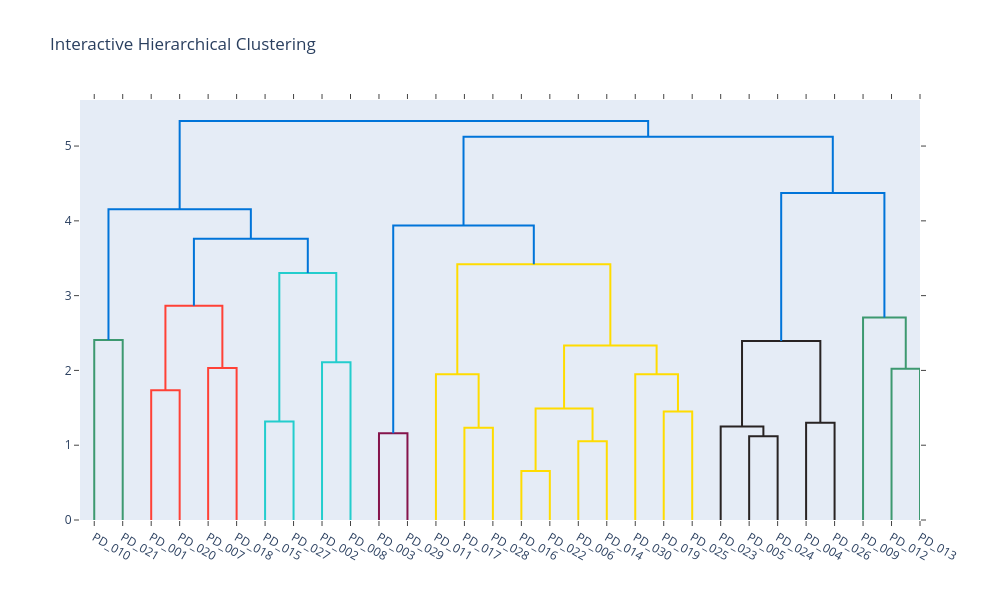

The cell this chart's notebook holds for it:
### Code cell
# 4. 动态分层聚类（gif生成代码框架，需实际数据）
if False:  # 实际使用时改为True
    from matplotlib.animation import FuncAnimation
    fig, ax = plt.subplots(figsize=(10, 8))
    
    def update(frame):
        ax.clear()
        partial_linkage = hierarchy.linkage(data_scaled[:frame*5+5], method='ward')
        hierarchy.dendrogram(partial_linkage, ax=ax)
        ax.set_title(f'Sequential Clustering (n={frame*5+5})', fontweight='bold')
    
    ani = FuncAnimation(fig, update, frames=6, interval=1000)
    ani.save('dynamic_clustering.gif', writer='pillow', dpi=150)
    # 交互式分层聚类（需plotly）
import plotly.figure_factory as ff
fig = ff.create_dendrogram(data_scaled, labels=pivot_df.index.values)
fig.update_layout(width=1000, height=600, title='Interactive Hierarchical Clustering')
fig.show()

### Figure 1 — Plotly figure (JSON) as saved in the notebook; plotly's stock layout.template omitted (floating-point values rounded to 4 significant figures)
{"data": [{"hoverinfo": "text", "marker": {"color": "rgb(61,153,112)"}, "mode": "lines", "type": "scatter", "x": [5, 5, 15, 15], "xaxis": "x", "y": [0, 2.406, 2.406, 0], "yaxis": "y"}, {"hoverinfo": "text", "marker": {"color": "rgb(255,65,54)"}, "mode": "lines", "type": "scatter", "x": [25, 25, 35, 35], "xaxis": "x", "y": [0, 1.736, 1.736, 0], "yaxis": "y"}, {"hoverinfo": "text", "marker": {"color": "rgb(255,65,54)"}, "mode": "lines", "type": "scatter", "x": [45, 45, 55, 55], "xaxis": "x", "y": [0, 2.033, 2.033, 0], "yaxis": "y"}, {"hoverinfo": "text", "marker": {"color": "rgb(255,65,54)"}, "mode": "lines", "type": "scatter", "x": [30, 30, 50, 50], "xaxis": "x", "y": [1.736, 2.866, 2.866, 2.033], "yaxis": "y"}, {"hoverinfo": "text", "marker": {"color": "rgb(35,205,205)"}, "mode": "lines", "type": "scatter", "x": [65, 65, 75, 75], "xaxis": "x", "y": [0, 1.316, 1.316, 0], "yaxis": "y"}, {"hoverinfo": "text", "marker": {"color": "rgb(35,205,205)"}, "mode": "lines", "type": "scatter", "x": [85, 85, 95, 95], "xaxis": "x", "y": [0, 2.11, 2.11, 0], "yaxis": "y"}, {"hoverinfo": "text", "marker": {"color": "rgb(35,205,205)"}, "mode": "lines", "type": "scatter", "x": [70, 70, 90, 90], "xaxis": "x", "y": [1.316, 3.304, 3.304, 2.11], "yaxis": "y"}, {"hoverinfo": "text", "marker": {"color": "rgb(0,116,217)"}, "mode": "lines", "type": "scatter", "x": [40, 40, 80, 80], "xaxis": "x", "y": [2.866, 3.761, 3.761, 3.304], "yaxis": "y"}, {"hoverinfo": "text", "marker": {"color": "rgb(0,116,217)"}, "mode": "lines", "type": "scatter", "x": [10, 10, 60, 60], "xaxis": "x", "y": [2.406, 4.154, 4.154, 3.761], "yaxis": "y"}, {"hoverinfo": "text", "marker": {"color": "rgb(133,20,75)"}, "mode": "lines", "type": "scatter", "x": [105, 105, 115, 115], "xaxis": "x", "y": [0, 1.16, 1.16, 0], "yaxis": "y"}, {"hoverinfo": "text", "marker": {"color": "rgb(255,220,0)"}, "mode": "lines", "type": "scatter", "x": [135, 135, 145, 145], "xaxis": "x", "y": [0, 1.232, 1.232, 0], "yaxis": "y"}, {"hoverinfo": "text", "marker": {"color": "rgb(255,220,0)"}, "mode": "lines", "type": "scatter", "x": [125, 125, 140, 140], "xaxis": "x", "y": [0, 1.95, 1.95, 1.232], "yaxis": "y"}, {"hoverinfo": "text", "marker": {"color": "rgb(255,220,0)"}, "mode": "lines", "type": "scatter", "x": [155, 155, 165, 165], "xaxis": "x", "y": [0, 0.6568, 0.6568, 0], "yaxis": "y"}, {"hoverinfo": "text", "marker": {"color": "rgb(255,220,0)"}, "mode": "lines", "type": "scatter", "x": [175, 175, 185, 185], "xaxis": "x", "y": [0, 1.054, 1.054, 0], "yaxis": "y"}, {"hoverinfo": "text", "marker": {"color": "rgb(255,220,0)"}, "mode": "lines", "type": "scatter", "x": [160, 160, 180, 180], "xaxis": "x", "y": [0.6568, 1.489, 1.489, 1.054], "yaxis": "y"}, {"hoverinfo": "text", "marker": {"color": "rgb(255,220,0)"}, "mode": "lines", "type": "scatter", "x": [205, 205, 215, 215], "xaxis": "x", "y": [0, 1.452, 1.452, 0], "yaxis": "y"}, {"hoverinfo": "text", "marker": {"color": "rgb(255,220,0)"}, "mode": "lines", "type": "scatter", "x": [195, 195, 210, 210], "xaxis": "x", "y": [0, 1.949, 1.949, 1.452], "yaxis": "y"}, {"hoverinfo": "text", "marker": {"color": "rgb(255,220,0)"}, "mode": "lines", "type": "scatter", "x": [170, 170, 202.5, 202.5], "xaxis": "x", "y": [1.489, 2.334, 2.334, 1.949], "yaxis": "y"}, {"hoverinfo": "text", "marker": {"color": "rgb(255,220,0)"}, "mode": "lines", "type": "scatter", "x": [132.5, 132.5, 186.2, 186.2], "xaxis": "x", "y": [1.95, 3.421, 3.421, 2.334], "yaxis": "y"}, {"hoverinfo": "text", "marker": {"color": "rgb(0,116,217)"}, "mode": "lines", "type": "scatter", "x": [110, 110, 159.4, 159.4], "xaxis": "x", "y": [1.16, 3.937, 3.937, 3.421], "yaxis": "y"}, {"hoverinfo": "text", "marker": {"color": "rgb(40,35,35)"}, "mode": "lines", "type": "scatter", "x": [235, 235, 245, 245], "xaxis": "x", "y": [0, 1.121, 1.121, 0], "yaxis": "y"}, {"hoverinfo": "text", "marker": {"color": "rgb(40,35,35)"}, "mode": "lines", "type": "scatter", "x": [225, 225, 240, 240], "xaxis": "x", "y": [0, 1.251, 1.251, 1.121], "yaxis": "y"}, {"hoverinfo": "text", "marker": {"color": "rgb(40,35,35)"}, "mode": "lines", "type": "scatter", "x": [255, 255, 265, 265], "xaxis": "x", "y": [0, 1.302, 1.302, 0], "yaxis": "y"}, {"hoverinfo": "text", "marker": {"color": "rgb(40,35,35)"}, "mode": "lines", "type": "scatter", "x": [232.5, 232.5, 260, 260], "xaxis": "x", "y": [1.251, 2.394, 2.394, 1.302], "yaxis": "y"}, {"hoverinfo": "text", "marker": {"color": "rgb(61,153,112)"}, "mode": "lines", "type": "scatter", "x": [285, 285, 295, 295], "xaxis": "x", "y": [0, 2.022, 2.022, 0], "yaxis": "y"}, {"hoverinfo": "text", "marker": {"color": "rgb(61,153,112)"}, "mode": "lines", "type": "scatter", "x": [275, 275, 290, 290], "xaxis": "x", "y": [0, 2.709, 2.709, 2.022], "yaxis": "y"}, {"hoverinfo": "text", "marker": {"color": "rgb(0,116,217)"}, "mode": "lines", "type": "scatter", "x": [246.2, 246.2, 282.5, 282.5], "xaxis": "x", "y": [2.394, 4.371, 4.371, 2.709], "yaxis": "y"}, {"hoverinfo": "text", "marker": {"color": "rgb(0,116,217)"}, "mode": "lines", "type": "scatter", "x": [134.7, 134.7, 264.4, 264.4], "xaxis": "x", "y": [3.937, 5.125, 5.125, 4.371], "yaxis": "y"}, {"hoverinfo": "text", "marker": {"color": "rgb(0,116,217)"}, "mode": "lines", "type": "scatter", "x": [35, 35, 199.5, 199.5], "xaxis": "x", "y": [4.154, 5.335, 5.335, 5.125], "yaxis": "y"}], "layout": {"autosize": false, "height": 600, "hovermode": "closest", "showlegend": false, "title": {"text": "Interactive Hierarchical Clustering"}, "width": 1000, "xaxis": {"autorange": true, "mirror": "allticks", "range": [0, 295], "rangemode": "tozero", "showgrid": false, "showline": true, "showticklabels": true, "tickmode": "array", "ticks": "outside", "ticktext": ["PD_010", "PD_021", "PD_001", "PD_020", "PD_007", "PD_018", "PD_015", "PD_027", "PD_002", "PD_008", "PD_003", "PD_029", "PD_011", "PD_017", "PD_028", "PD_016", "PD_022", "PD_006", "PD_014", "PD_030", "PD_019", "PD_025", "PD_023", "PD_005", "PD_024", "PD_004", "PD_026", "PD_009", "PD_012", "PD_013"], "tickvals": [5, 15, 25, 35, 45, 55, 65, 75, 85, 95, 105, 115, 125, 135, 145, 155, 165, 175, 185, 195, 205, 215, 225, 235, 245, 255, 265, 275, 285, 295], "type": "linear", "zeroline": false}, "yaxis": {"autorange": true, "mirror": "allticks", "range": [0, 5.616], "rangemode": "tozero", "showgrid": false, "showline": true, "showticklabels": true, "ticks": "outside", "type": "linear", "zeroline": false}}}
